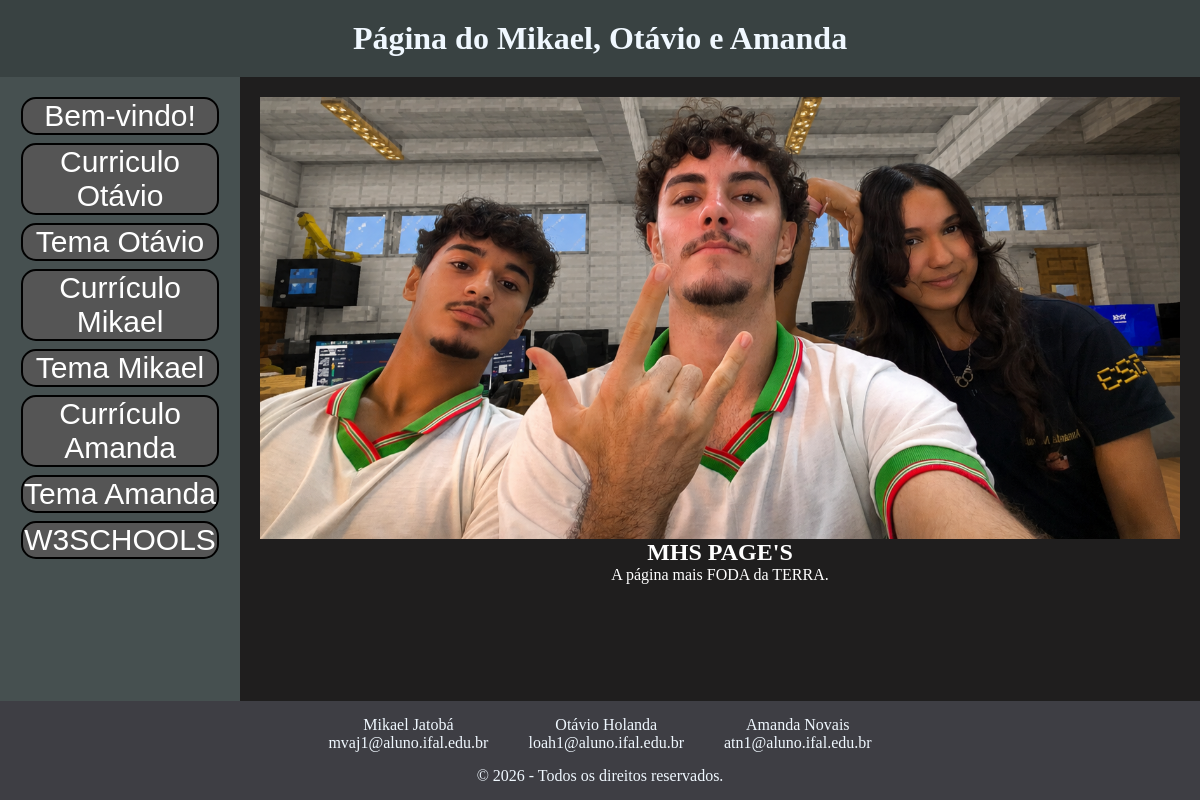
Before: / with the older database file.
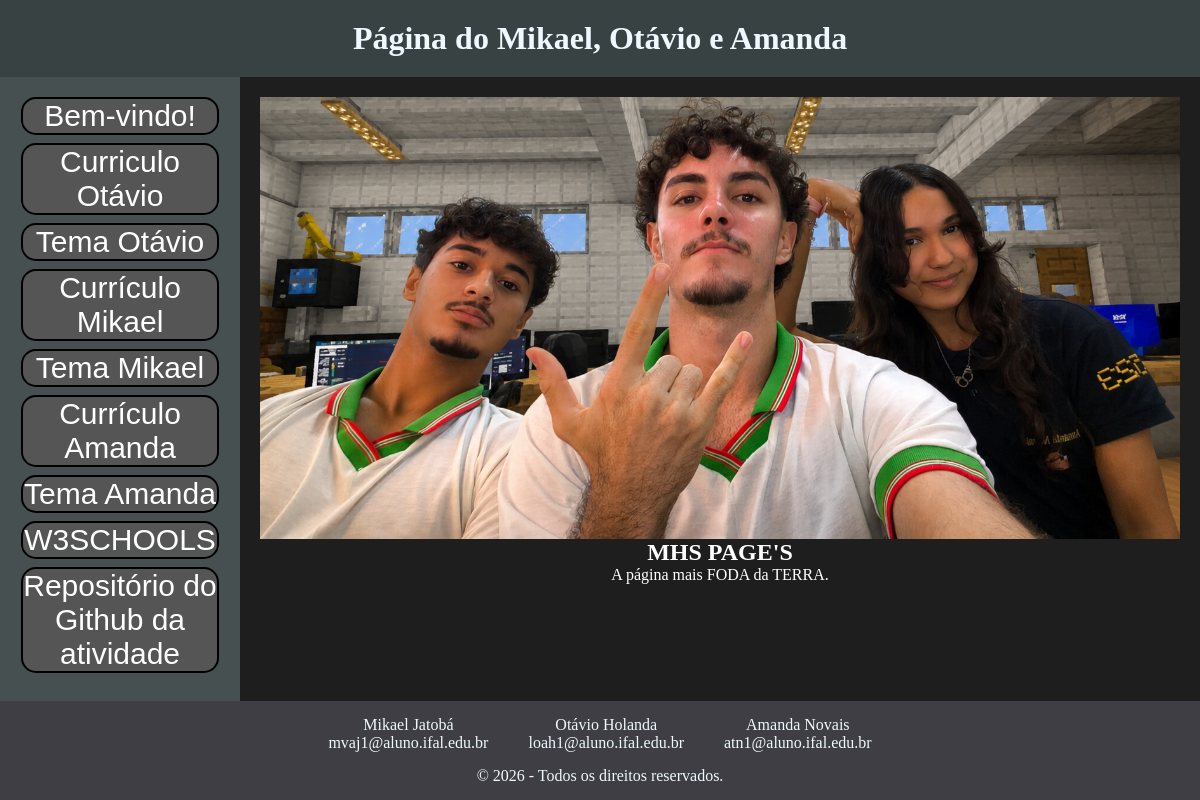
After: the same page with the newer database file.
### pagina/models.py (models this page shows, shortened)
class Menu(models.Model):
    TIPO_DESTINO = [
        ('interno', 'Conteúdo interno'), # Conteúdo interno
        ('externo', 'Link externo') # Link externo[cite: 4]
    ]
    titulo = models.CharField(max_length=100) # título[cite: 4]
    tipo_destino = models.CharField(max_length=10, choices=TIPO_DESTINO) # tipo de destino[cite: 4]
    ordem = models.IntegerField(default=0) # ordem[cite: 4]
    ativo = models.BooleanField(default=True) # ativo[cite: 4]
    conteudo = models.ForeignKey(Conteudo, on_delete=models.CASCADE, null=True, blank=True) # relacionamento com Conteudo[cite: 4]
    url_externa = models.URLField(blank=True, null=True) # URL externa[cite: 4]
    class Meta:
        ordering = ['ordem']

class Conteudo(models.Model):
    titulo = models.CharField(max_length=100) # título[cite: 3]
    slug = models.SlugField(unique=True) # slug[cite: 3]
    conteudo_html = models.TextField() # conteúdo HTML[cite: 3]
    ativo = models.BooleanField(default=True) # ativo[cite: 3]

### pagina/views.py (the view)
# urls.py: path('', views.pagina_inicial, name='home'), # uma URL para a página inicial[cite: 7]
def pagina_inicial(request):
    menu = obter_menu()
    conteudo = get_object_or_404(Conteudo, slug='inicio', ativo=True)
    return render(request, 'base.html', {'conteudo': conteudo, 'menu': menu}) # página inicial[cite: 8]

### pagina/views.py (called while the page is built)
def obter_menu():
    return Menu.objects.filter(ativo=True).order_by('ordem') # obtenção dos itens do menu

### pagina/templates/base.html (shortened to what this page needs)
{% load static %}
<!DOCTYPE html>
<html lang="pt-br">
<head>
    <link rel="stylesheet" href="{% static 'css/style.css' %}">
</head>
<body>
    <header>
        <h1 class="padraotxt">Página do Mikael, Otávio e Amanda</h1>
    </header>
    <main>
        <nav>
            {% for item in menu %}
                {% if item.tipo_destino == 'interno' and item.conteudo %}
                    <button class="botoes" type="button" onclick="window.location.href='{% url 'conteudo_detalhe' item.conteudo.slug %}'">
                        {{ item.titulo }}
                    </button>
                {% elif item.tipo_destino == 'externo' %}
                    <button class="botoes" type="button" onclick="window.open('{{ item.url_externa }}', '_blank')">
                        {{ item.titulo }}
                    </button>
                {% endif %}
            {% endfor %}
        </nav>
        <article class="caixa-mestra">
            {% if conteudo %}
                {{ conteudo.conteudo_html|safe }}
            {% else %}
                {% block content %}{% endblock content %}
            {% endif %}
        </article>
    </main>
    <footer class="criadores2">
        <div class="criadores">
            <p class="padraotxt">Mikael Jatobá <br> mvaj1@aluno.ifal.edu.br</p>
            <p class="padraotxt">Otávio Holanda <br> loah1@aluno.ifal.edu.br</p>
            <p class="padraotxt">Amanda Novais <br> atn1@aluno.ifal.edu.br</p>
        </div>
        <div>
            <p class="padraotxt txtrodape direitos-reservados">&copy; 2026 - Todos os direitos reservados.</p>
        </div>
    </footer>
</body>
</html>

### pagina/static/css/style.css (style rules this page uses)
* { box-sizing: border-box; margin: 0; padding: 0; }
body { background-color: rgb(31, 30, 30); display: flex; flex-direction: column; min-height: 100vh; }
header { justify-content: center; align-items: center; display: flex; background-color: rgb(57, 66, 66); width: 100%; padding: 20px 0; }
main { width: 100%; flex: 1; display: flex; }
nav { text-align: center; background-color: rgb(70, 80, 80); width: 20%; padding: 20px 10px; }
.caixa-mestra { background-color: rgb(255, 255, 255); width: 80%; overflow-y: auto; }
footer { background-color: rgb(62, 62, 68); justify-content: center; align-items: center; display: flex; width: 100%; padding: 15px 0; }
.criadores { display: flex; flex-direction: row; justify-content: center; gap: 40px; width: 100%; margin-bottom: 15px; }
.criadores2 { display: flex; flex-direction: column; width: 100%; }
.direitos-reservados { text-align: center; margin: 0; }
.padraotxt { color: aliceblue; text-align: center; }
.txtrodape { margin: 0 15px; }
.botoes { width: 90%; margin-bottom: 8px; text-align: center; font-size: 30px; border-radius: 15px; border: 2px solid black; background-color: rgb(85, 85, 85); cursor: pointer; color: white; }
.pag-principal { text-align: center; background-color: rgb(31, 30, 30); padding: 20px; min-height: 100%; }
.pag-principal img { max-width: 100%; height: auto; display: block; margin: 0 auto; }
.pag-principal h1, .pag-principal p { color: white; }

Changed rows visible on the page:
added Menu: titulo "Repositório do Github da atividade"
